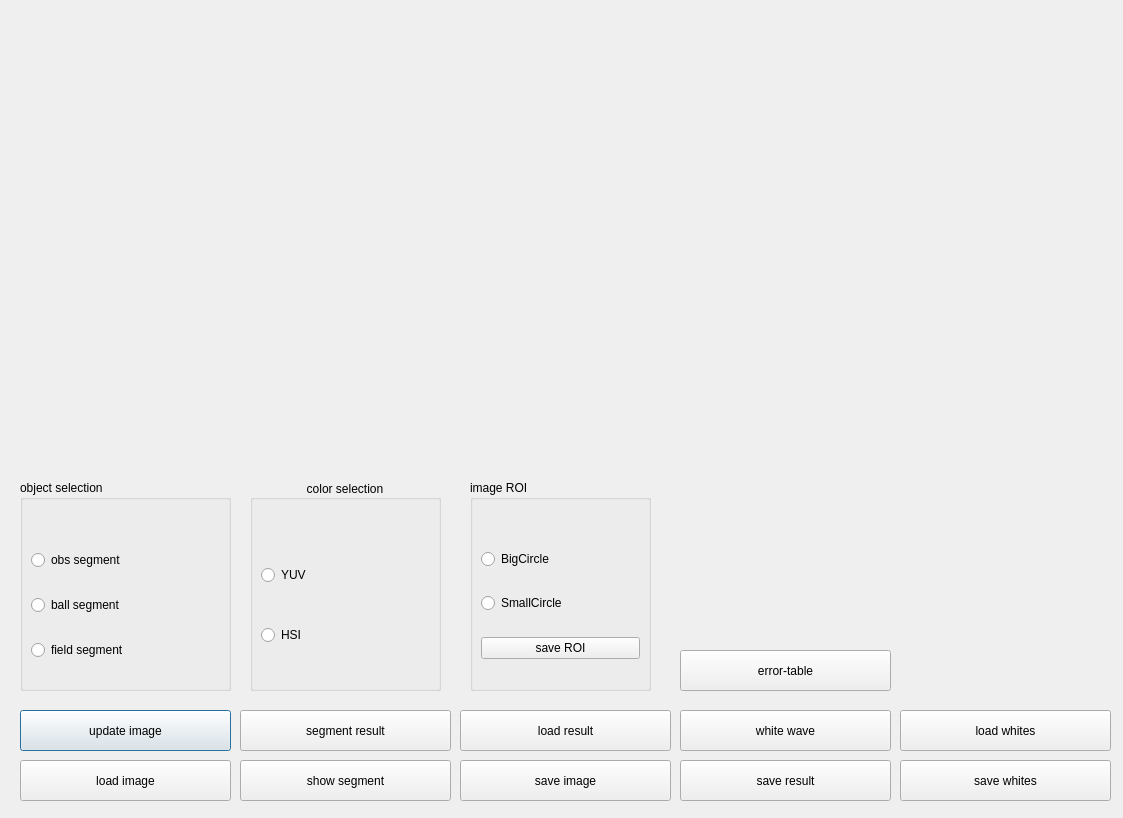
<?xml version="1.0" encoding="UTF-8"?>
<ui version="4.0">
 <class>Dialog</class>
 <widget class="QDialog" name="Dialog">
  <property name="geometry">
   <rect>
    <x>0</x>
    <y>0</y>
    <width>1123</width>
    <height>818</height>
   </rect>
  </property>
  <property name="cursor">
   <cursorShape>ArrowCursor</cursorShape>
  </property>
  <property name="windowTitle">
   <string>Calibration@Hawking</string>
  </property>
  <widget class="QPushButton" name="receive_image_btn">
   <property name="geometry">
    <rect>
     <x>20</x>
     <y>710</y>
     <width>211</width>
     <height>41</height>
    </rect>
   </property>
   <property name="text">
    <string>update image</string>
   </property>
  </widget>
  <widget class="QPushButton" name="loadImage_Btn">
   <property name="geometry">
    <rect>
     <x>20</x>
     <y>760</y>
     <width>211</width>
     <height>41</height>
    </rect>
   </property>
   <property name="text">
    <string>load image</string>
   </property>
  </widget>
  <widget class="QGroupBox" name="Color_Box">
   <property name="enabled">
    <bool>true</bool>
   </property>
   <property name="geometry">
    <rect>
     <x>250</x>
     <y>480</y>
     <width>191</width>
     <height>211</height>
    </rect>
   </property>
   <property name="toolTip">
    <string/>
   </property>
   <property name="layoutDirection">
    <enum>Qt::LeftToRight</enum>
   </property>
   <property name="autoFillBackground">
    <bool>false</bool>
   </property>
   <property name="title">
    <string>color selection</string>
   </property>
   <property name="alignment">
    <set>Qt::AlignCenter</set>
   </property>
   <property name="flat">
    <bool>true</bool>
   </property>
   <property name="checkable">
    <bool>false</bool>
   </property>
   <widget class="QWidget" name="layoutWidget">
    <property name="geometry">
     <rect>
      <x>0</x>
      <y>40</y>
      <width>191</width>
      <height>171</height>
     </rect>
    </property>
    <layout class="QVBoxLayout" name="verticalLayout_3">
     <property name="spacing">
      <number>6</number>
     </property>
     <item>
      <widget class="QRadioButton" name="YUV_RadioBtn">
       <property name="text">
        <string>YUV</string>
       </property>
      </widget>
     </item>
     <item>
      <widget class="QRadioButton" name="HSI_RadioBtn">
       <property name="text">
        <string>HSI</string>
       </property>
      </widget>
     </item>
    </layout>
   </widget>
  </widget>
  <widget class="QGroupBox" name="Object_Box">
   <property name="geometry">
    <rect>
     <x>20</x>
     <y>480</y>
     <width>211</width>
     <height>211</height>
    </rect>
   </property>
   <property name="title">
    <string>object selection</string>
   </property>
   <widget class="QWidget" name="layoutWidget">
    <property name="geometry">
     <rect>
      <x>0</x>
      <y>40</y>
      <width>211</width>
      <height>171</height>
     </rect>
    </property>
    <layout class="QVBoxLayout" name="verticalLayout">
     <item>
      <widget class="QRadioButton" name="obs_seg_Btn">
       <property name="text">
        <string>obs segment</string>
       </property>
      </widget>
     </item>
     <item>
      <widget class="QRadioButton" name="ball_seg_Btn">
       <property name="text">
        <string>ball segment</string>
       </property>
      </widget>
     </item>
     <item>
      <widget class="QRadioButton" name="field_segment_Btn">
       <property name="contextMenuPolicy">
        <enum>Qt::ActionsContextMenu</enum>
       </property>
       <property name="text">
        <string>field segment</string>
       </property>
      </widget>
     </item>
    </layout>
   </widget>
  </widget>
  <widget class="QPushButton" name="segment_result_btn">
   <property name="geometry">
    <rect>
     <x>240</x>
     <y>710</y>
     <width>211</width>
     <height>41</height>
    </rect>
   </property>
   <property name="text">
    <string>segment result</string>
   </property>
  </widget>
  <widget class="QGroupBox" name="Image_ROI_Box">
   <property name="geometry">
    <rect>
     <x>470</x>
     <y>480</y>
     <width>181</width>
     <height>211</height>
    </rect>
   </property>
   <property name="title">
    <string>image ROI</string>
   </property>
   <widget class="QWidget" name="layoutWidget">
    <property name="geometry">
     <rect>
      <x>0</x>
      <y>40</y>
      <width>181</width>
      <height>171</height>
     </rect>
    </property>
    <layout class="QVBoxLayout" name="verticalLayout_2">
     <item>
      <widget class="QRadioButton" name="BigCircle_Btn">
       <property name="text">
        <string>BigCircle</string>
       </property>
      </widget>
     </item>
     <item>
      <widget class="QRadioButton" name="SmallCircle_Btn">
       <property name="contextMenuPolicy">
        <enum>Qt::DefaultContextMenu</enum>
       </property>
       <property name="text">
        <string>SmallCircle</string>
       </property>
      </widget>
     </item>
     <item>
      <widget class="QPushButton" name="Save_ROI_Btn">
       <property name="text">
        <string>save ROI</string>
       </property>
      </widget>
     </item>
    </layout>
   </widget>
  </widget>
  <widget class="QPushButton" name="Save_Result_Btn">
   <property name="geometry">
    <rect>
     <x>680</x>
     <y>760</y>
     <width>211</width>
     <height>41</height>
    </rect>
   </property>
   <property name="text">
    <string>save result</string>
   </property>
  </widget>
  <widget class="QPushButton" name="Load_Result_Btn">
   <property name="geometry">
    <rect>
     <x>460</x>
     <y>710</y>
     <width>211</width>
     <height>41</height>
    </rect>
   </property>
   <property name="text">
    <string>load result</string>
   </property>
  </widget>
  <widget class="QPushButton" name="white_wave_Btn">
   <property name="geometry">
    <rect>
     <x>680</x>
     <y>710</y>
     <width>211</width>
     <height>41</height>
    </rect>
   </property>
   <property name="focusPolicy">
    <enum>Qt::WheelFocus</enum>
   </property>
   <property name="text">
    <string>white wave</string>
   </property>
  </widget>
  <widget class="QPushButton" name="show_segmentBtn">
   <property name="geometry">
    <rect>
     <x>240</x>
     <y>760</y>
     <width>211</width>
     <height>41</height>
    </rect>
   </property>
   <property name="text">
    <string>show segment</string>
   </property>
  </widget>
  <widget class="QPushButton" name="Save_image_Btn">
   <property name="geometry">
    <rect>
     <x>460</x>
     <y>760</y>
     <width>211</width>
     <height>41</height>
    </rect>
   </property>
   <property name="text">
    <string>save image</string>
   </property>
  </widget>
  <widget class="QPushButton" name="load_whites_Btn">
   <property name="geometry">
    <rect>
     <x>900</x>
     <y>710</y>
     <width>211</width>
     <height>41</height>
    </rect>
   </property>
   <property name="focusPolicy">
    <enum>Qt::WheelFocus</enum>
   </property>
   <property name="text">
    <string>load whites</string>
   </property>
  </widget>
  <widget class="QPushButton" name="save_whits_Btn">
   <property name="geometry">
    <rect>
     <x>900</x>
     <y>760</y>
     <width>211</width>
     <height>41</height>
    </rect>
   </property>
   <property name="contextMenuPolicy">
    <enum>Qt::ActionsContextMenu</enum>
   </property>
   <property name="text">
    <string>save whites</string>
   </property>
  </widget>
  <widget class="QPushButton" name="Error_table_Btn">
   <property name="geometry">
    <rect>
     <x>680</x>
     <y>650</y>
     <width>211</width>
     <height>41</height>
    </rect>
   </property>
   <property name="focusPolicy">
    <enum>Qt::WheelFocus</enum>
   </property>
   <property name="text">
    <string>error-table</string>
   </property>
  </widget>
  <zorder>Error_table_Btn</zorder>
  <zorder>receive_image_btn</zorder>
  <zorder>loadImage_Btn</zorder>
  <zorder>Color_Box</zorder>
  <zorder>Object_Box</zorder>
  <zorder>segment_result_btn</zorder>
  <zorder>Image_ROI_Box</zorder>
  <zorder>Save_Result_Btn</zorder>
  <zorder>Load_Result_Btn</zorder>
  <zorder>white_wave_Btn</zorder>
  <zorder>show_segmentBtn</zorder>
  <zorder>Save_image_Btn</zorder>
  <zorder>load_whites_Btn</zorder>
  <zorder>save_whits_Btn</zorder>
 </widget>
 <layoutdefault spacing="6" margin="11"/>
 <resources/>
 <connections/>
</ui>
